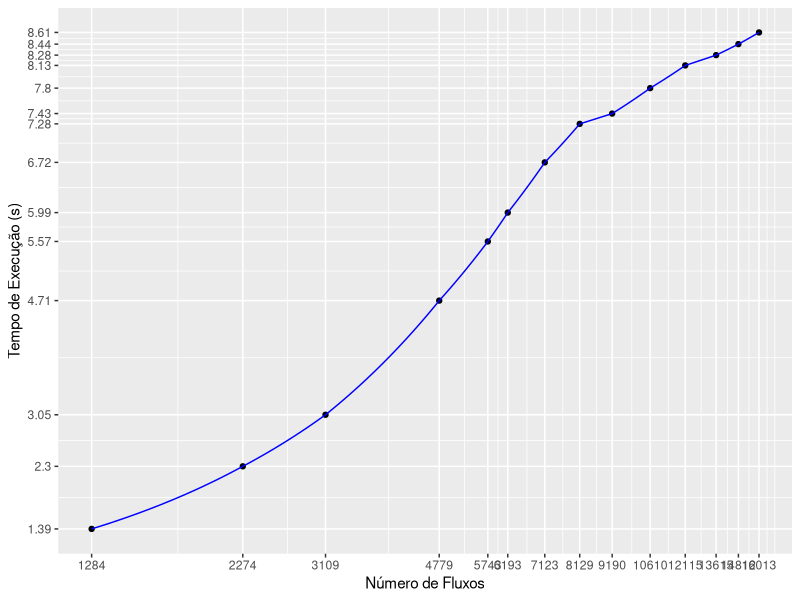

R code for this plot:
# Time Reachability
#--------------------------------------------------------------------------------------------------
fmt <- function(){ #formatting 3 decimals precision
  f <- function(x) as.character(round(x,3))
  f
}
library(ggplot2)
x <- c(1284, 2274, 3109, 4779, 5743, 6193, 7123, 8129, 9190, 10610, 12115, 13615, 14812, 16013)
y <- c(1.39,  2.3, 3.05, 4.71, 5.57, 5.99, 6.72, 7.28, 7.43, 7.80, 8.13, 8.28, 8.44, 8.61) # this is the mean value runtime
reach_plot <- qplot(x, y, xlab = "Número de Fluxos", ylab = "Tempo de Execução (s)") +
  geom_line(col = "blue") +
  scale_x_continuous (breaks = x) +
  scale_y_continuous (breaks = y, labels = fmt()) +
  coord_trans(x = "log10") #+ geom_errorbar(limits, position="dodge", width=0.25)
reach_plot


